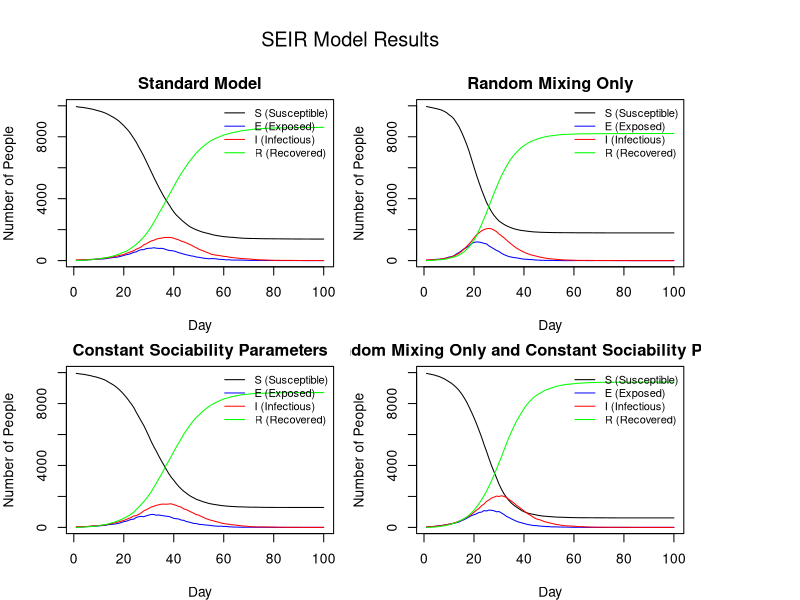

This figure's R source:
###########################################################
# File:    Submission.R
# Authors: Colin McDonagh (s2213748), Matthew Poole (s2892092)
# , James Horn (s2304075)
# Date:    2025-10-15
###########################################################
#
### About
#
# This document contains an implementation of an SEIR model as 
# described in the Extended Statistical Programming module.
#
#
### Contributions:
#
# All members attended the majority of workshops and communicated remotely about progress made outside of
# class time.
#
# Colin McDonagh (%)  
#                      
#                     
#                      
#                      
#
# Matthew Poole  (%)  
#                      
#                      
#                      
#                       
#
# James Horn     (%)  
#                     
#                     
#

get.net = function(beta, h, n_c=15) {
  #' Creates a list of vectors, with each vector at position i containing the indices of people that person i is connected with socially.
  #' This is done by looping through each person, calculating their network based on the probability they are connected to someone else, 
  #' and then recording these values at position i of the list, and then recording the value i at each index of the list of the person
  #' in the social network.
  #' @param beta A list of uniform random deviates
  #' @param h a vector describing who shares houses
  #' @param n_c a value dictating the average number of connections per person.
  #' 
  #' @return a list of vectors, with the vector at position i being the social network of person i.
  
  # Define the number of people to consider
  n <- length(h)
  
  # Create a list of vectors for who shares a house with who, as people sharing houses cannot be in the same social network.
  house_network <- lapply(h, function(x) which(x == h))
  
  # Generate an empty list to populate with connections
  social_network <- vector("list",n)
  
  # loop through each person in the network
  for (i in 1:(n-1)) {
    # Create probabilities that person i is connected with each other person. 
    # Only consider person i and onwards as these values will be symmetric.
    network_probs <- c(rep(0,i), (beta[i]*n_c*beta[(i+1):n])/(mean(beta)^2*(n-1))) 
    
    # Create probabilities to compare the network probs with.
    # The first i values are 1 as the first (i-1) have already been assigned networks, and person i cannot be in a network with themself. 
    probs <- c(rep(1,i), runif(n-i))
    
    # Assign the indices of people sharing a network to a vector, and exclude anyone who lives with them
    social_indices <- which(network_probs > probs)[-house_network[[i]]]
    
    # append the indices of people in person i's network to the list
    social_network[[i]] <- c(social_network[[i]], social_indices)
    
    # append person i to the network of each person in person i's network
    social_network[social_indices] <- lapply(social_network[social_indices], function(x) c(x, i))
  }
  
  return(social_network)
}


nseir <- function(beta,h,alink,alpha=c(.1,.01,.01),delta=.2,gamma=.4,nc=15, nt = 100,pinf = .005) {
  #' This function implements and simulates the SEIR model described in the introduction to this document for a given set of parameter
  #' values. It calculates the amount of people that are in the susceptible, exposed, infected, and recovered classes each day based 
  #' on households, a personal social network, and a random interaction network (where households and the personal networks are disjoint). 
  #' @param beta A list of uniform random deviates
  #' @param h A vector indexing who shares houses
  #' @param alink A list of vectors, with the vector at position i being the social network of person i.
  #' @param alpha A vector of parameters for alpha_h, alpha_c, and alpha_r (as described above) respectively.
  #' @param delta The probability that an infected individual transfers from the infected class to the recovered class each day.
  #' @param gamma The probability that an exposed individual transfers from the exposed class to the infected class each day.
  #' @param n_c A value of the average number of personal connections per person.
  #' @param nt The number of days to simulate the model over.
  #' @param pinf The proportion of the population infected at the start of the simulation.
  #' 
  #' @return A list of vectors, where these vectors contain the number of people in the susceptible class, exposed class, infected class, 
  #' recovered class, and the day these correspond to respectively.
  
  # Sets the number of people in the model
  n <- length(h)
  
  # Initialise the vectors we will return from this function
  S <- E <- I <- R <- t_vec <- rep(0,nt)
  
  # Creates a vector to contain the class of each individual each day
  x <- rep(0, n)
  
  # Randomly samples the initial infected people from our population
  x[sample(1:n, round(n * pinf))] <- 2
  
  # Find the initial number of susceptible and infected people
  S[1] <- sum(x==0); I[1] <- sum(x==2)
  
  # Calculates a constant used inside a loop once for efficiency
  k <- (alpha[3]*nc*beta) / (mean(beta)^2*(n-1))
  
  # is it necessary to do this with k or is it worth for performance?
  
  # Iterate the following over each day in the simulation
  for (t in 2:nt){
    
    # Initialise the vector to store people infected each day
    any_inf_vec <- rep(0,n)
    
    # Iterate over each infected person to find out which susceptible people are infected by at least one infected person
    for (i in which(x==2)){

      # Create a new vector where the jth entry will be the probability that person i infects person j by household or by the personal network
      personal_con <- rep(0,n)
      
      # If person j is in the household network of person i, set the jth value in personal_con to alpha_h
      personal_con[which(h==h[i])] <- alpha[1]
      # If person j is in the household network of person i, set the jth value in personal_con to alpha_c
      personal_con[alink[[i]]] <- alpha[2]
      
      # Find the probabilities of person i infecting each other person in the random network.
      rnet_con <- k * beta[i]
      
      # Find which people are conncected to person i by household or personal network
      con_ii <- which(personal_con != 0)
      
      # Make a vector of uniform random deviates where only indices that correspond to contacts are sampled
      unif1 <- rep(1,n)
      unif1[con_ii] <- runif(length(con_ii))
      
      # Simulate the probability that each person was infected by person i by household or personal network
      inf_vec1 <- personal_con >= unif1
      # Simulate the probability that each person was infected by person i by random network
      inf_vec2 <- rnet_con >= runif(n)
      
      # Stores whether each person was infected by any infected person in the model on day t
      any_inf_vec <- inf_vec1 | inf_vec2 | any_inf_vec
    }
    
    # Create uniform random deviates
    u <- runif(n)
    
    # Infected people transition to recovered with class probability delta            
    x[x==2&u<delta] <- 3 
    # Exposed people transition to infected class with probability gamma
    x[x==1&u<gamma] <- 2  
    
    # (Only) Susceptible people transition to exposed class as calculated above
    x[x==0&(1*any_inf_vec)==1] <- 1
    
    # Sum the total people in each class and increment the day
    S[t] <- sum(x==0); E[t] <- sum(x==1)
    I[t] <- sum(x==2); R[t] <- sum(x==3)
    t_vec[t] <- t
  }  
  
  # Return the list of susceptible, exposed, infected, and recovered people on each day and the vector of day indices
  return(list(S=S,E=E,I=I,R=R,t=t_vec))
}

plot_seir = function(seir_results_list, title = 'SEIR Model Results') {

    #' Plots a list of SEIR model results in a 2x2 grid layout, showing the
    #' evolution of SEIR (Susceptible, Exposed, Infectious, Recovered) 
    #' compartments for one or more simulation results. Each element of
    #' `seir_results_list` should be a list containing vectors `S`, `E`,
    #' `I`, and `R` representing daily counts of individuals in each state.
    #' 
    #' @param seir_results_list A list of all model results
    #' @param title optional title for overall window
    #'     

    # Generate the grid layout with margin outside layout for legend
    par(mfrow = c(2, 2), mar = c(4, 4, 2, 1), oma = c(0, 0, 4, 6))

    # Create subplot titles
    plot_titles <- c(
      'Standard Model'
      ,'Random Mixing Only'
      ,'Constant Sociability Parameters'
      ,'Random Mixing Only and Constant Sociability Parameters'
    )

    for (i in seq_along(seir_results_list)) {
        
        # Obtain results timeframe in days
        seir_results <- seir_results_list[[i]]
        n_days <- length(seir_results$S)
        days <- 1:n_days

        # Generate line graphs for each class member of the population per day
        plot(
            days
            , seir_results$S
            , type = "l"
            , col = "black"
            , ylim = c(0, n)
            , xlab = "Day"
            , ylab = "Number of People"
            , main = plot_titles[i]
        )
        lines(days, seir_results$E, col = "blue")
        lines(days, seir_results$I, col = "red")
        lines(days, seir_results$R, col = "green")

        legend("topright",
              inset = c(0, 0),
              legend = c("S (Susceptible)", "E (Exposed)", "I (Infectious)", "R (Recovered)"),
              col = c("black", "blue", "red", "green"),
              lty = 1,
              xpd = NA,
              bty = "n",
              cex = 0.8
          )
    }

    # End layout plotting
    par(xpd = NA)

    # Add a title for the overall window
    mtext(title, outer = TRUE, line = 1, cex = 1.2)
}

system.time({
# Run models
# Specify the number of people in the simulation and the maximum number of people in a given household
n = 10000; hmax = 5

# Simulate beta values as standard uniform random deviates
beta <- runif(n)

# Simulate a vector of household contacts
h1 <- rep(rep(1:n, sample(1:hmax,n, replace=TRUE)), length.out=n)

# Simulate personal network information
alink <- get.net(runif(n), h1, 15)


# Create a list of models (using nseir) to compare
results_list <- list(

    # Standard model with personal, household, and random mixing
    nseir(beta, h1, alink)

    # Run model with random mixing only
    ,nseir(beta, h1, alink, alpha=c(0, 0, 0.04))
    
    # Run model with constant sociability parameters for each person
    ,nseir(beta=rep(mean(beta),n), h1, alink)
    
    # Run model with constant sociability parameters for each person and only consider random mixing
    ,nseir(beta=rep(mean(beta),n), h1, alink, alpha=c(0, 0, 0.04))

)
plot_seir(results_list)

})

# Standard Model
# -------------------------------------------------------------------------

# This represents a typical SEIR model with household and personal 
# networks. Day 0-10 a small number of infections initially appear. Between
# days 30-40 the number of infected people reaches its peak as many susceptible
# people are already infected/immune. As a result, between day 50-70 
# new infections decrease rapidly and finally the epidemic stablises around day 
# 80-100 as almost all people have recovered.


# Random mixing only
# -------------------------------------------------------------------------

# We see a similar trend compared with the standard model
# in terms of changes in SEIR numbers, however the number of exposed 
# people peaks sooner and larger at around day 20.

# Infected individuals mostly contact people they already know
# within household/personal networks, meaning once their household 
# or close network becomes infected, they run out of new susceptibles
# before the infection reaches the rest of the population.

# However without personal and household networks, the population 
# mixes homogenously with less specific population interaction
# ,causing the E and I curves to rise and peak earlier. It appears
# that the rate of recovery is also larger, however this is due to larger
# numbers of infected people per day, the rate of recovery remains constant
# in both this model and the standard.
# 
